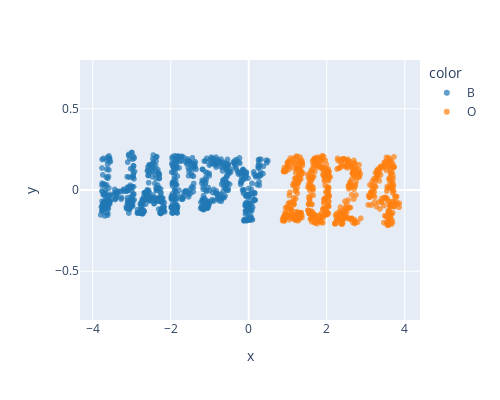

Notebook cell for this chart:
### Code cell
# Plot the 2D data points
figI = px.scatter(dfI, x='x', y='y', color='label', 
                    color_discrete_sequence=px.colors.qualitative.D3)                    
# Adjusting the graph size
figI.update_layout(width=500, height=400,                   
                  legend_title_text='color') 
# Decrease the marker size
figI.update_traces(marker=dict(size=6, opacity=0.7))  
figI.update_yaxes(range=[-0.8, 0.8])
# Show plot
figI.show()

### Figure 1 — Plotly figure (JSON) as saved in the notebook; plotly's stock layout.template omitted (floating-point values rounded to 4 significant figures; data arrays with more than 128 entries replaced by an {"elided": "..."} marker saying what was removed)
{"data": [{"hovertemplate": "label=B<br>x=%{x}<br>y=%{y}<extra></extra>", "legendgroup": "B", "marker": {"color": "#1F77B4", "opacity": 0.7, "size": 6, "symbol": "circle"}, "mode": "markers", "name": "B", "showlegend": true, "type": "scattergl", "x": {"elided": "732 float values"}, "xaxis": "x", "y": {"elided": "732 float values"}, "yaxis": "y"}, {"hovertemplate": "label=O<br>x=%{x}<br>y=%{y}<extra></extra>", "legendgroup": "O", "marker": {"color": "#FF7F0E", "opacity": 0.7, "size": 6, "symbol": "circle"}, "mode": "markers", "name": "O", "showlegend": true, "type": "scattergl", "x": {"elided": "605 float values"}, "xaxis": "x", "y": {"elided": "605 float values"}, "yaxis": "y"}], "layout": {"height": 400, "legend": {"title": {"text": "color"}, "tracegroupgap": 0}, "margin": {"t": 60}, "width": 500, "xaxis": {"anchor": "y", "domain": [0, 1], "title": {"text": "x"}}, "yaxis": {"anchor": "x", "domain": [0, 1], "range": [-0.8, 0.8], "title": {"text": "y"}}}}
